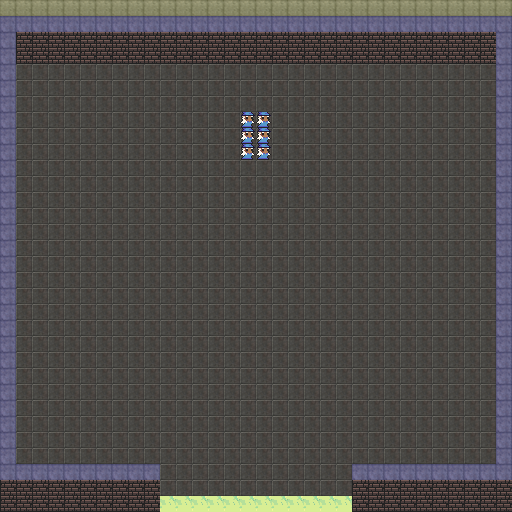

Rendered tile map (Tiled .tmx) drawn with the repository's tilesets; below, a short description and the map source with its tile grids summarised:
An orthogonal 32x32 tile map with 16x16 px tiles, 5 tile layers (background, ground, obstacles, items, ...), 2 tilesets and 1 object (controllable).

<map version="1.2" tiledversion="1.2.4" orientation="orthogonal" renderorder="right-down" width="32" height="32" tilewidth="16" tileheight="16" infinite="0" nextlayerid="17" nextobjectid="5">
 <tileset firstgid="1" source="fantasy.tsx" />
 <tileset firstgid="145" source="dungeon.tsx" />
 <layer id="16" name="background" width="32" height="32">
  <data>[1024 cells, 1024 non-empty, 1 distinct tile ids]</data>
 </layer>
 <layer id="12" name="ground" width="32" height="32">
  <data>[1024 cells, 928 non-empty, 1 distinct tile ids]</data>
 </layer>
 <layer id="13" name="obstacles" width="32" height="32">
  <data>[1024 cells, 156 non-empty, 1 distinct tile ids]</data>
 </layer>
 <layer id="3" name="items" width="32" height="32">
  <data>[1024 cells, 18 non-empty, 2 distinct tile ids]</data>
 </layer>
 <objectgroup id="4" name="objects">
  <object id="3" name="player" type="controllable" x="240" y="224" width="32" height="48" />
 </objectgroup>
 <layer id="14" name="wallTop" width="32" height="32">
  <data>[1024 cells, 106 non-empty, 1 distinct tile ids]</data>
 </layer>
</map>
